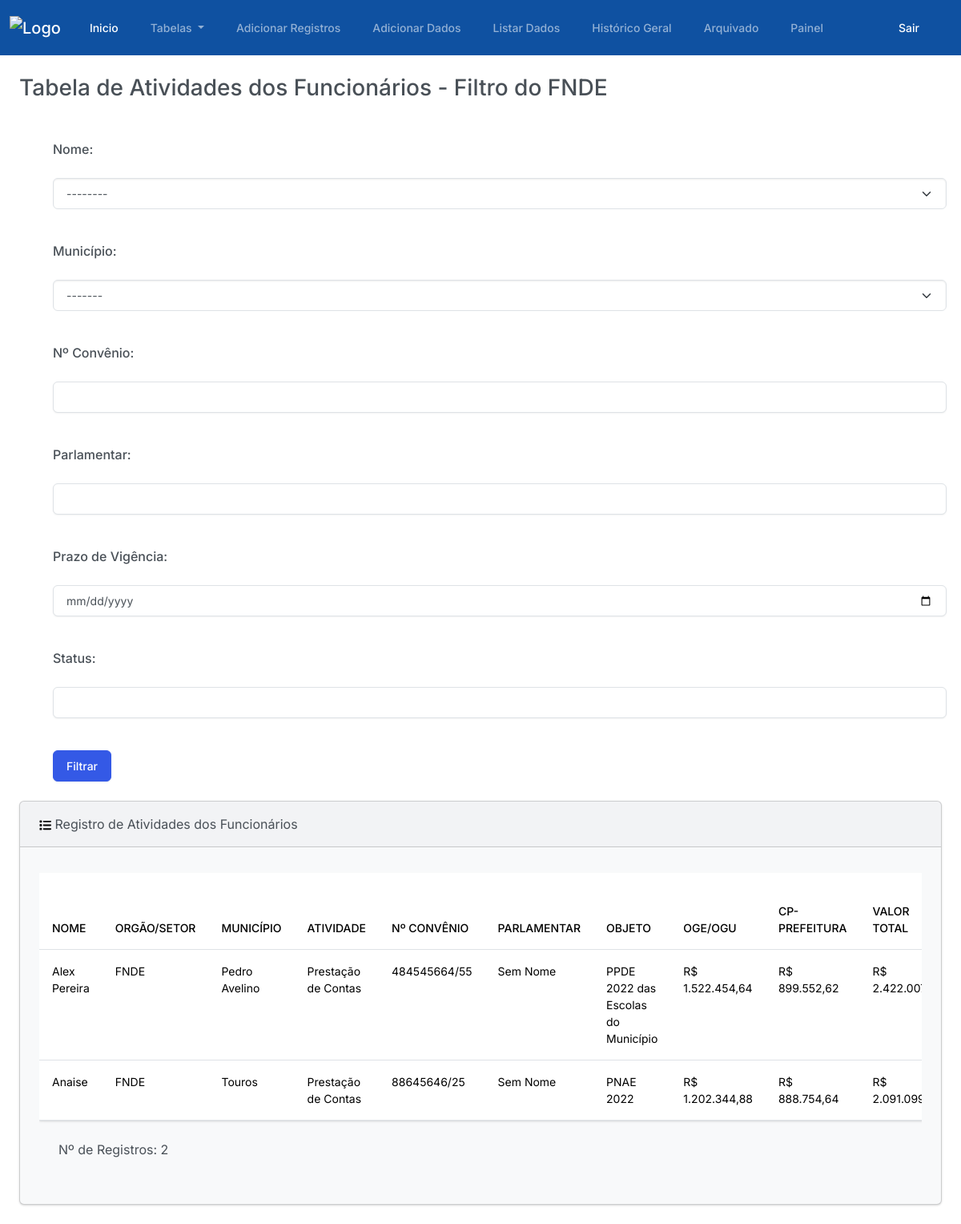
Page /tabela_filtrada_fnde/ (signed in) on the earlier database version.
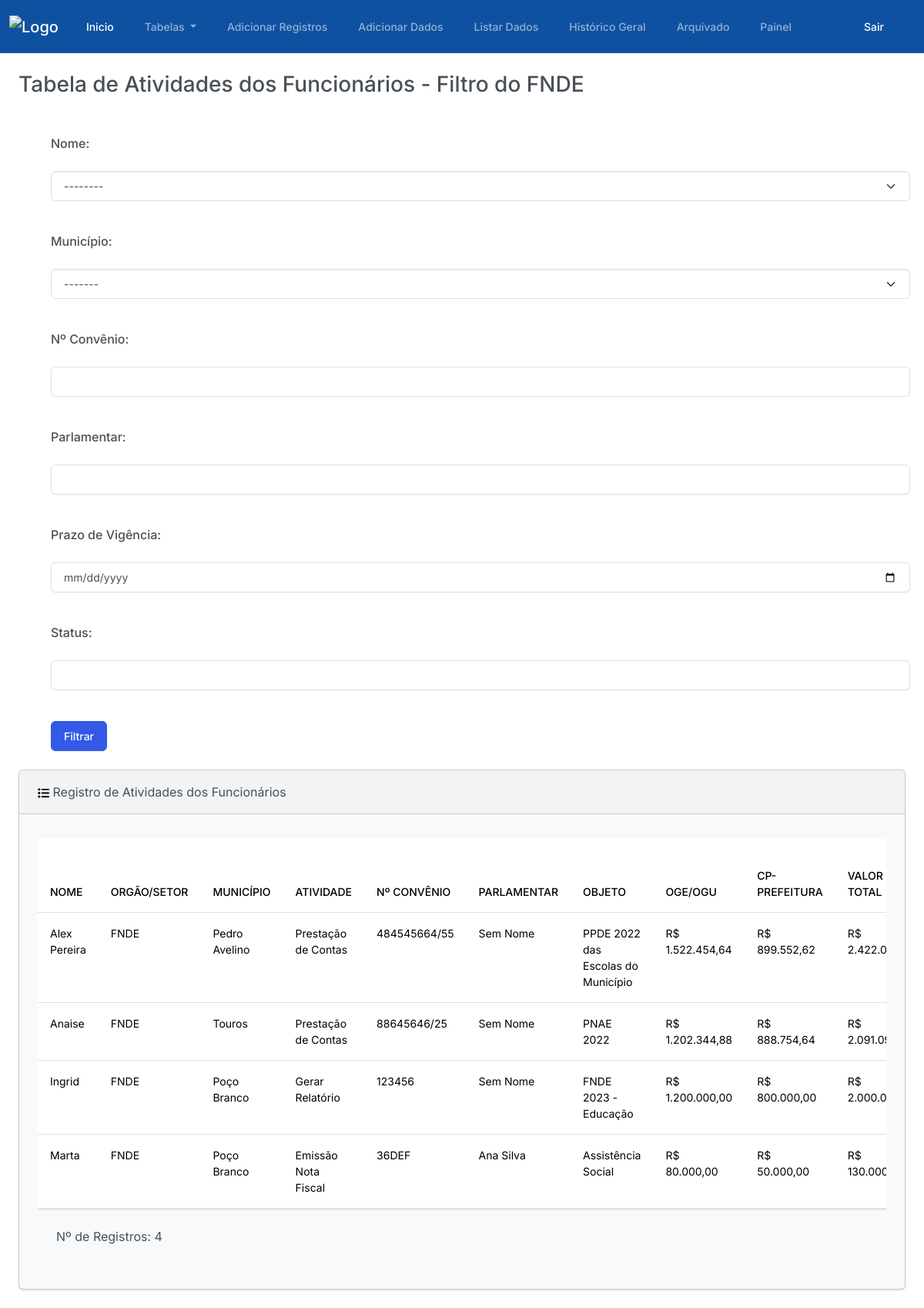
Same page on the later database version.
### plataforma/models.py (models this page shows, shortened)
class RegistroFuncionarios(models.Model):
    class Meta:
        verbose_name_plural = "Registros da Tabela Geral"
    nome = models.ForeignKey(Nome, on_delete=models.CASCADE)
    orgao_setor = models.ForeignKey(Setor, on_delete=models.CASCADE)
    municipio = models.ForeignKey(Municipio, on_delete=models.CASCADE)
    atividade = models.ForeignKey(Atividade, on_delete=models.CASCADE)
    num_convenio = models.CharField(max_length=255)
    parlamentar = models.CharField(max_length=255)
    objeto = models.CharField(max_length=255)
    oge_ogu = models.DecimalField(max_digits=10, decimal_places=2)
    cp_prefeitura = models.DecimalField(max_digits=10, decimal_places=2)
    valor_liberado = models.DecimalField(max_digits=10, decimal_places=2, default=0)
    prazo_vigencia = models.DateField()
    situacao = models.CharField(max_length=255)
    providencia = models.CharField(max_length=255)
    status = models.CharField(max_length=20, choices=Status.choices, default=Status.NAO_INICIADO)
    data_recepcao = models.DateField()
    data_inicio = models.DateField(null=True, blank=True)
    documento_pendente = models.BooleanField(default=False)
    documento_cancelado = models.BooleanField(default=False)
    data_fim = models.DateField(null=True, blank=True)
    duracao_dias_uteis = models.IntegerField(default=0)
    def calcular_valores(self):
        valor_total = Decimal(str(self.oge_ogu)) + Decimal(str(self.cp_prefeitura))
        falta_liberar = Decimal(str(self.oge_ogu)) - Decimal(str(self.valor_liberado))
        return valor_total, falta_liberar
    def dia_trabalho_total(self):
        if not self.data_inicio or not self.data_fim:
            return 0
        if isinstance(self.data_inicio, str):
            self.data_inicio = datetime.strptime(self.data_inicio, "%Y-%m-%d").date()
        if isinstance(self.data_fim, str):
            self.data_fim = datetime.strptime(self.data_fim, "%Y-%m-%d").date()
        delta = self.data_fim - self.data_inicio
        dias_uteis = sum(1 for i in range(delta.days + 1) if (self.data_inicio + timedelta(days=i)).weekday() < 5)
        return dias_uteis

class Nome(models.Model):
    nome = models.CharField(max_length=255)

class Setor(models.Model):
    orgao_setor = models.CharField(max_length=255)

class Municipio(models.Model):
    municipio = models.CharField(max_length=255)

class Atividade(models.Model):
    atividade = models.CharField(max_length=255)

### plataforma/views.py (the view)
# urls.py: path('tabela_filtrada_fnde/', views.tabela_filtrada_fnde, name='tabela_filtrada_fnde'),
def tabela_filtrada_fnde(request):
    nomes = Nome.objects.all()
    orgaos_setores = Setor.objects.all()
    municipios = Municipio.objects.all()
    orgao_setor_fnde = Setor.objects.get(orgao_setor='FNDE')
    nome_id = request.GET.get('nome')
    municipio_id = request.GET.get('municipio')
    num_convenio = request.GET.get('num_convenio')
    parlamentar = request.GET.get('parlamentar')
    prazo_vigencia = request.GET.get('prazo_vigencia')
    status = request.GET.get('status')
    registros_filtrados = RegistroFuncionarios.objects.filter(orgao_setor=orgao_setor_fnde)
    if nome_id:
        registros_filtrados = registros_filtrados.filter(nome__id=nome_id)
    if municipio_id:
        registros_filtrados = registros_filtrados.filter(municipio__id=municipio_id)
    if num_convenio:
        registros_filtrados = registros_filtrados.filter(num_convenio__icontains=num_convenio)
    if parlamentar:
        registros_filtrados = registros_filtrados.filter(parlamentar__icontains=parlamentar)
    if prazo_vigencia:
        registros_filtrados = registros_filtrados.filter(prazo_vigencia__icontains=prazo_vigencia)
    if status:
        registros_filtrados = registros_filtrados.filter(status__icontains=status)
    context = {
        'nomes': nomes,
        'orgaos_setores': orgaos_setores,
        'municipios': municipios,
        'registros_filtrados': registros_filtrados,
    }
    return render(request, 'tabela_filtrada_fnde.html', context)

### plataforma/templatetags/custom_filters.py (called while the page is built)
@register.filter(name='format_currency')
def format_currency(value):
    try:
        numeric_value = float(value)
        formatted_value = '{:,.2f}'.format(numeric_value)
        formatted_value = 'R$ ' + formatted_value.replace(',', 'v').replace('.', ',').replace('v', '.')
        return formatted_value
    except ValueError:
        return value

@register.filter(name='formatar_data')
def formatar_data(value):
    if isinstance(value, date):
        return value.strftime('%d/%m/%Y')
    else:
        data_obj = datetime.strptime(value, '%d de %B de %Y')
        return data_obj.strftime('%d/%m/%Y')

### plataforma/templates/tabela_filtrada_fnde.html (shortened to what this page needs)
{% extends "base.html" %}
{% load static %}
{% load humanize %}
{% load custom_filters %}
{% block container %}
  <h3 class="m-4">Tabela de Atividades dos Funcionários - Filtro do FNDE</h3>
  <div class="container">
    <form method="get" action="{% url 'tabela_filtrada_estado' %}">
      <div class="form-group mb-3">
        <fieldset>
          <label class="form-label m-4" for="id_nome">Nome:</label>
          <select class="form-select mx-4" name="nome" id="id_nome">
            <option value="" selected>--------</option>
          </select>
        </fieldset>
      </div>
      <div class="form-group mb-3">
        <label class="form-label m-4" for="id_municipio">Município:</label>
        <select class="form-select mx-4" name="municipio" id="id_municipio">
          <option value="" selected>-------</option>
        </select>
      </div>
      <div class="form-group mb-3">
        <label class="form-label m-4" for="id_num_convenio">Nº Convênio:</label>
        <input class="form-control mx-4" type="text" name="num_convenio" id="id_num_convenio">
      </div>
      <div class="form-group mb-3">
        <label class="form-label m-4" for="id_parlamentar">Parlamentar:</label>
        <input class="form-control mx-4" type="text" name="parlamentar" id="id_parlamentar">
      </div>
      <div class="form-group mb-3">
        <label class="form-label m-4" for="id_prazo_vigencia">Prazo de Vigência:</label>
        <input class="form-control mx-4" type="date" name="prazo_vigencia" id="id_prazo_vigencia">
      </div>
      <div class="form-group mb-3">
        <label class="form-label m-4" for="id_status">Status:</label>
        <input class="form-control mx-4" type="text" name="status" id="id_status">
      </div>
      <button type="submit" class="btn btn-primary m-4">Filtrar</button>
      <br>
    </form>
  </div>
  <div class="row">
    <div class="col-12">
      <div class="card bg-light ms-4 me-4 mb-4">
        <div class="card-header">
          Registro de Atividades dos Funcionários
        </div>
        <div class="card-body">
          <p class="card-text">
            <div class="table-container table-responsive">
              <table class='table table-hover'>
                <thead class="sticky-top">
                  <tr>
                    <th scope="col-fixed">NOME</th>
                    <th scope="col-fixed">ORGÃO/SETOR</th>
                    <th scope="col-fixed">MUNICÍPIO</th>
                    <th scope="col-fixed">ATIVIDADE</th>
                    <th scope="col-fixed">Nº CONVÊNIO</th>
                    <th scope="col-fixed">PARLAMENTAR</th>
                    <th scope="col-fixed">OBJETO</th>
                    <th scope="col-fixed">OGE/OGU</th>
                    <th scope="col-fixed">CP-PREFEITURA</th>
                    <th scope="col-fixed">VALOR TOTAL</th>
                  </tr>
                </thead>
                <tbody>
                  {% if registros_filtrados %}
                    {% for registro in registros_filtrados %}
                      <tr>
                        <td>{{ registro.nome.nome }}</td>
                        <td>{{ registro.orgao_setor.orgao_setor }}</td>
                        <td>{{ registro.municipio.municipio }}</td>
                        <td>{{ registro.atividade.atividade }}</td>
                        <td>{{ registro.num_convenio }}</td>
                        <td>{{ registro.parlamentar }}</td>
                        <td>{{ registro.objeto }}</td>
                        <td>{{ registro.oge_ogu|format_currency }}</td>
                        <td>{{ registro.cp_prefeitura|format_currency }}</td>
                        <td>{{ registro.calcular_valores.0|format_currency }}</td>
                      </tr>
                    {% endfor %}
                  {% else %}
                    <tr>
                      <td colspan="26">Nenhum registro encontrado.</td>
                    </tr>
                  {% endif %}
                </tbody>
              </table>
              {% if registros_filtrados %}
                <p class="m-4">Nº de Registros: {{ registros_filtrados.count }}</p>
              {% else %}
                <p>registros está vazio ou não está sendo passado corretamente.</p>
              {% endif %}
            </div>
          </p>
        </div>
      </div>
    </div>
  </div>
{% endblock container %}

### autenticar/templates/base.html (shortened to what this page needs)
{% load static %}
<!DOCTYPE html>
<html lang="pt-BR">
<head>
  <link rel="stylesheet" href="{% static 'autenticar/css/bootstrap.css' %}">
  <link rel="stylesheet" href="{% static 'autenticar/css/bootstrap.min.css' %}">
  <link rel="stylesheet" href="{% static 'autenticar/css/navbar.css' %}">
  <link rel="stylesheet" type="text/css" href="https://cdn.datatables.net/1.11.5/css/jquery.dataTables.css">
</head>
<body>
  {% if user.is_authenticated %}
   {% block header %}
    <nav class="navbar navbar-expand-lg bg_navbar" data-bs-theme="dark">
      <div class="container-fluid">
        <a class="navbar-brand" href="{% url 'inicio' %}"><img src="{% static 'autenticar/img/logo2.png' %}" alt="Logo" height="50px"></a>
        <div class="collapse navbar-collapse" id="navbarColor01">
          <ul class="navbar-nav me-auto">
            <li class="nav-item">
              <a class="nav-link active" href="{% url 'inicio' %}">Inicio
              </a>
            </li>
            <li class="nav-item dropdown">
              <a class="nav-link dropdown-toggle" href="{% url 'home' %}" id="navbarDropdown" role="button" data-bs-toggle="dropdown" aria-haspopup="true" aria-expanded="false">
                Tabelas
              </a>
            </li>
            <li class="nav-item">
              <a class="nav-link" href="{% url 'adicionar' %}">Adicionar Registros</a>
            </li>
            <li class="nav-item">
              <a class="nav-link" href="{% url 'adicionar_dados' %}">Adicionar Dados</a>
            </li>
            <li class="nav-item">
              <a class="nav-link" href="{% url 'listar_dados' %}">Listar Dados</a>
            </li>
            <li class="nav-item">
              <a class="nav-link" href="{% url 'historico' %}">Histórico Geral</a>
            </li>
            <li class="nav-item">
              <a class="nav-link" href="{% url 'mostrar_registros_anexados' %}">Arquivado</a>
            </li>
            <li class="nav-item">
              <a class="nav-link" href="{% url 'grafico_geral' %}">Painel</a>
            </li>
          </ul>
        </div>
        <ul class="navbar-nav me-auto mb-2 mb-lg-0">
          <li class="nav-item">
            <a href="{% url 'sair' %}" class="nav-link text-secondary botao-sair">Sair</a>
          </li>
        </ul>
      </div>
    </nav>
   {% endblock header %}
  {% endif %}
  {% block container %}
  {% endblock container %}
</body>
</html>

### templates/static/autenticar/css/navbar.css (style rules this page uses)
.bg_navbar { background-color: #0f51a1; width: 100%; }

### autenticar/templates/base.html (style rules this page uses)
.navbar { width: 100%; top: 0; right: 0; z-index: 1000; }
.botao-sair { float: right; margin-right: 20px; }

### plataforma/templates/tabela_filtrada_fnde.html (style rules this page uses)
.table-container { overflow: auto; max-height: 650px; }

Differences in the rows shown:
added RegistroFuncionarios: nome.nome "Ingrid", orgao_setor.orgao_setor "FNDE", municipio.municipio "Poço Branco", atividade.atividade "Gerar Relatório", num_convenio "123456", parlamentar "Sem Nome", objeto "FNDE 2023 - Educação", oge_ogu "R$ 1.200.000,00", cp_prefeitura "R$ 800.000,00", calcular_valores.0 "R$…"
added RegistroFuncionarios: nome.nome "Marta", orgao_setor.orgao_setor "FNDE", municipio.municipio "Poço Branco", atividade.atividade "Emissão Nota Fiscal", num_convenio "36DEF", parlamentar "Ana Silva", objeto "Assistência Social", oge_ogu "R$ 80.000,00", cp_prefeitura "R$ 50.000,00", calcular_valores.0 "R$…"
Other differences:
{{ registros_filtrados.count }}: "2" → "4"
